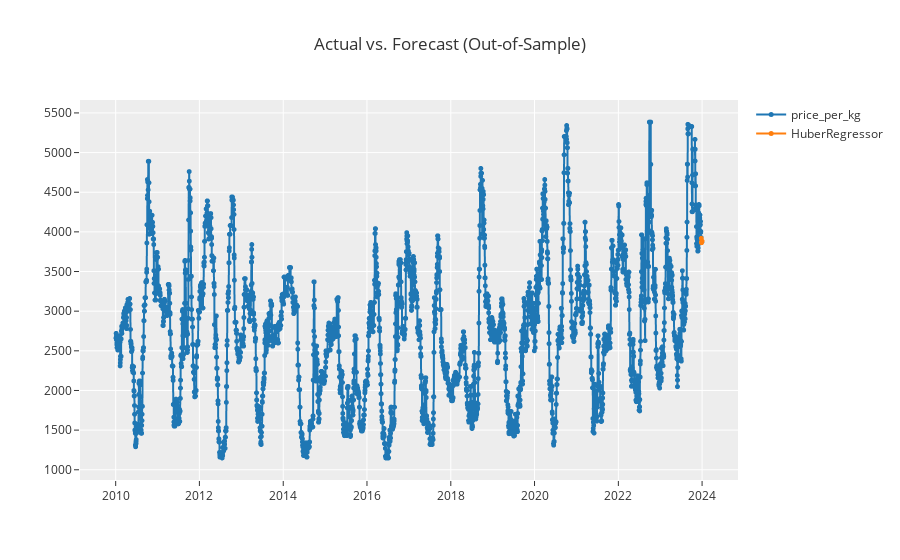

The cell this chart's notebook holds for it:
### Code cell
s.plot_model(best, plot = 'forecast', data_kwargs = {'fh' : 7})

### Figure 1 — Plotly figure (JSON) as saved in the notebook; plotly's stock layout.template omitted (floating-point values rounded to 4 significant figures; data arrays with more than 128 entries replaced by an {"elided": "..."} marker saying what was removed)
{"data": [{"line": {"color": "rgb(31, 119, 180)", "width": 2}, "marker": {"color": "rgb(31, 119, 180)", "size": 5}, "mode": "lines+markers", "name": "price_per_kg", "type": "scattergl", "x": {"elided": "5110 str values"}, "xaxis": "x", "y": {"elided": "5110 float values"}, "yaxis": "y"}, {"line": {"color": "rgb(255, 127, 14)", "width": 2}, "marker": {"color": "rgb(255, 127, 14)", "size": 5}, "mode": "lines+markers", "name": "HuberRegressor", "type": "scattergl", "x": {"elided": "5110 str values"}, "xaxis": "x", "y": {"elided": "5110 float values"}, "yaxis": "y"}], "layout": {"showlegend": true, "title": {"text": "Actual vs. Forecast (Out-of-Sample)"}, "xaxis": {"anchor": "y", "domain": [0, 1]}, "yaxis": {"anchor": "x", "domain": [0, 1]}}}
